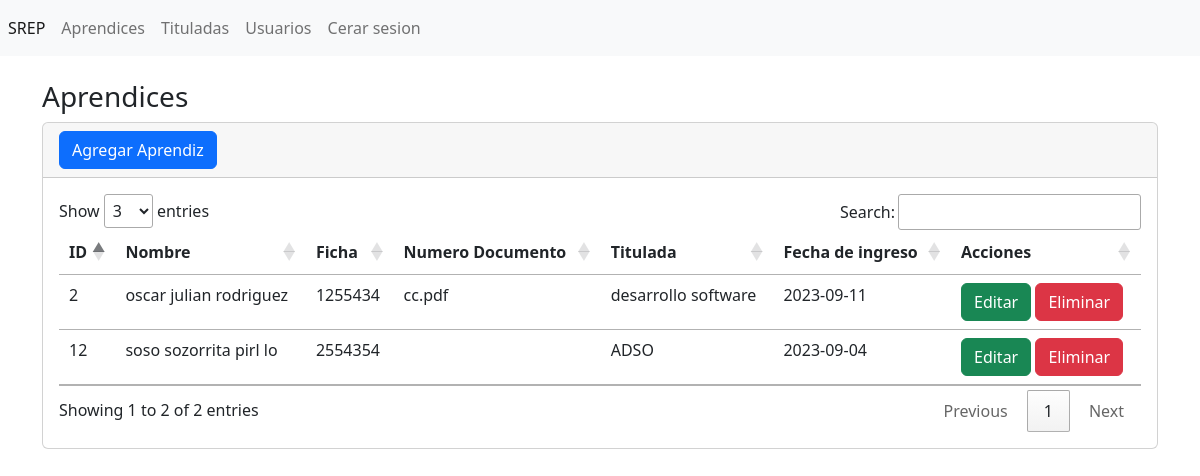
Screenshot of /secciones/estudiantes/index.php with the database file from the repository.
### tables this page shows
CREATE TABLE `tbl_estudiantes` (
  `id` int(11) NOT NULL,
  `primernombre` varchar(255) NOT NULL,
  `segundonombre` varchar(255) NOT NULL,
  `primerapellido` varchar(255) NOT NULL,
  `segundoapellido` varchar(255) NOT NULL,
  `foto` varchar(255) NOT NULL,
  `cc` varchar(255) NOT NULL,
  `idtitulada` int(11) NOT NULL,
  `fechadeingreso` date NOT NULL
);

### secciones/estudiantes/index.php (the view, shortened to what this page needs)
<?php
include("../../bd.php");
$sentencia=$conexion->prepare("SELECT *,(SELECT nombretitulada FROM tbl_tituladas WHERE tbl_tituladas.id=tbl_estudiantes.idtitulada limit 1) as titulada
FROM `tbl_estudiantes`");
$sentencia->execute();
$lista_tbl_estudiantes=$sentencia->fetchALL(PDO::FETCH_ASSOC);
?>
<?php include("../../templates/header.php"); ?>
<br/>
<h3>Aprendices</h3>
<div class="card">
    <div class="card-header">
        <a name="" id="" class="btn btn-primary" href="crear.php" role="button">Agregar Aprendiz</a>
    </div>
    <div class="card-body">
        <div class="table-responsive-sm">
            <table class="table" id="tabla_id">
                <thead>
                    <tr>
                    <th scope="col">ID</th>
                        <th scope="col">Nombre</th>
                        <th scope="col">Ficha</th>
                        <th scope="col">Numero Documento</th>
                        <th scope="col">Titulada</th>
                        <th scope="col">Fecha de ingreso</th>
                        <th scope="col">Acciones</th>
                    </tr>
                </thead>
                <tbody>
                <?php foreach ($lista_tbl_estudiantes as $registro) { ?>
                    <tr class="">
                        <td><?php echo $registro['id'] ?> </td>
                        <td scope="row">
                        <?php echo $registro['primernombre'];?>
                        <?php echo $registro['segundonombre'];?>
                        <?php echo $registro['primerapellido'];?>
                        <?php echo $registro['segundoapellido'];?></td>
                        <td><?php echo $registro['foto'] ?></td>
                        <td><?php echo $registro['cc'] ?> </td>
                        <td><?php echo $registro['titulada'] ?> </td>
                        <td><?php echo $registro['fechadeingreso'] ?> </td>
                        <td>
                        <a class="btn btn-success" href="editar.php?txtID=<?php echo $registro['id'] ?>" role="button">Editar</a>
                        <a class="btn btn-danger" href="index.php?txtID=<?php echo $registro['id'] ?>" role="button">Eliminar</a>
                    </tr>
                <?php } ?>
                </tbody>
            </table>
        </div>
    </div>
</div>
<?php include("../../templates/footer.php"); ?>

### templates/header.php (shortened to what this page needs)
<?php
$url_base="http://localhost/app-sena";
?>
<!doctype html>
<html lang="en">
<head>
  <link href="https://cdn.jsdelivr.net/npm/bootstrap@5.2.1/dist/css/bootstrap.min.css" rel="stylesheet"
>
  <link rel="stylesheet" href="https://cdn.datatables.net/1.13.6/css/jquery.dataTables.css" />
</head>
<body>
<nav class="navbar navbar-expand navbar-light bg-light">
    <ul class="nav navbar-nav">
        <li class="nav-item">
            <a class="nav-link active" href="#" aria-current="page">SREP<span class="visually-hidden">(current)</span></a>
        </li>
        <li class="nav-item">
            <a class="nav-link" href="<?php echo $url_base;?>/secciones/estudiantes/">Aprendices</a>
        </li>
        <li class="nav-item">
            <a class="nav-link" href="<?php echo $url_base;?>/secciones/tituladas">Tituladas</a>
        </li>
        <li class="nav-item">
            <a class="nav-link" href="<?php echo $url_base;?>/secciones/usuarios">Usuarios</a>
        </li>
        <li class="nav-item">
            <a class="nav-link" href="#">Cerar sesion</a>
        </li>
    </ul>
</nav>
  <main class="container">

### templates/footer.php (shortened to what this page needs)
</main>
</body>
</html>

### rows the page displays
tbl_estudiantes: id "2", primernombre "oscar", segundonombre "julian", primerapellido "rodriguez", foto "1255434", cc "cc.pdf", titulada "desarrollo software", fechadeingreso "2023-09-11"
tbl_estudiantes: id "12", primernombre "soso", segundonombre "sozorrita", primerapellido "pirl", segundoapellido "lo", foto "2554354", titulada "ADSO", fechadeingreso "2023-09-04"
